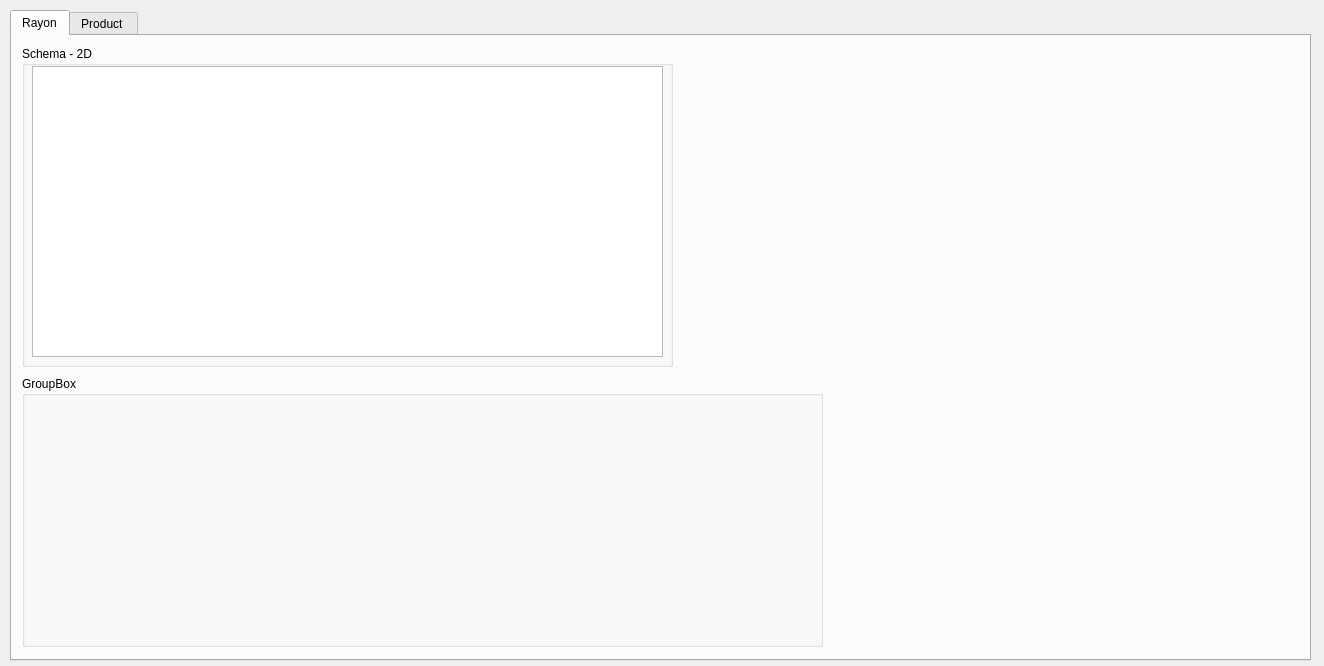
<?xml version="1.0" encoding="UTF-8"?>
<ui version="4.0">
 <class>Ray</class>
 <widget class="QWidget" name="Ray">
  <property name="geometry">
   <rect>
    <x>0</x>
    <y>0</y>
    <width>1324</width>
    <height>666</height>
   </rect>
  </property>
  <property name="windowTitle">
   <string>Ray</string>
  </property>
  <widget class="QTabWidget" name="tabWidget">
   <property name="geometry">
    <rect>
     <x>10</x>
     <y>10</y>
     <width>1301</width>
     <height>651</height>
    </rect>
   </property>
   <property name="currentIndex">
    <number>0</number>
   </property>
   <widget class="QWidget" name="tab">
    <attribute name="title">
     <string>Rayon</string>
    </attribute>
    <widget class="QGroupBox" name="groupBox_5">
     <property name="geometry">
      <rect>
       <x>10</x>
       <y>10</y>
       <width>651</width>
       <height>321</height>
      </rect>
     </property>
     <property name="title">
      <string>Schema - 2D </string>
     </property>
     <widget class="QTableView" name="tableView">
      <property name="geometry">
       <rect>
        <x>10</x>
        <y>20</y>
        <width>631</width>
        <height>291</height>
       </rect>
      </property>
     </widget>
    </widget>
    <widget class="QGroupBox" name="groupBox_6">
     <property name="geometry">
      <rect>
       <x>10</x>
       <y>340</y>
       <width>801</width>
       <height>271</height>
      </rect>
     </property>
     <property name="title">
      <string>GroupBox</string>
     </property>
    </widget>
   </widget>
   <widget class="QWidget" name="tab_2">
    <attribute name="title">
     <string>Product </string>
    </attribute>
    <widget class="QGroupBox" name="groupBox">
     <property name="geometry">
      <rect>
       <x>10</x>
       <y>10</y>
       <width>951</width>
       <height>80</height>
      </rect>
     </property>
     <property name="title">
      <string>Tools</string>
     </property>
     <widget class="QWidget" name="horizontalLayoutWidget">
      <property name="geometry">
       <rect>
        <x>10</x>
        <y>30</y>
        <width>391</width>
        <height>41</height>
       </rect>
      </property>
      <layout class="QHBoxLayout" name="horizontalLayout">
       <item>
        <widget class="QLineEdit" name="lineEdit">
         <property name="text">
          <string>Search By ID</string>
         </property>
        </widget>
       </item>
       <item>
        <widget class="QLabel" name="label">
         <property name="text">
          <string>Or</string>
         </property>
        </widget>
       </item>
       <item>
        <widget class="QLineEdit" name="lineEdit_2">
         <property name="text">
          <string>Search By Name</string>
         </property>
        </widget>
       </item>
      </layout>
     </widget>
     <widget class="QWidget" name="horizontalLayoutWidget_2">
      <property name="geometry">
       <rect>
        <x>410</x>
        <y>30</y>
        <width>531</width>
        <height>41</height>
       </rect>
      </property>
      <layout class="QHBoxLayout" name="horizontalLayout_2">
       <item>
        <widget class="QPushButton" name="Serach_Btn">
         <property name="text">
          <string>Search</string>
         </property>
        </widget>
       </item>
       <item>
        <widget class="QPushButton" name="pushButton_3">
         <property name="text">
          <string>Sort by ID</string>
         </property>
        </widget>
       </item>
       <item>
        <widget class="QPushButton" name="pushButton_4">
         <property name="text">
          <string>Sort By  Code</string>
         </property>
        </widget>
       </item>
       <item>
        <widget class="QPushButton" name="pushButton_5">
         <property name="text">
          <string>Sort By Name</string>
         </property>
        </widget>
       </item>
       <item>
        <widget class="QPushButton" name="pushButton_2">
         <property name="text">
          <string>Cancel</string>
         </property>
        </widget>
       </item>
      </layout>
     </widget>
    </widget>
    <widget class="QGroupBox" name="groupBox_3">
     <property name="geometry">
      <rect>
       <x>10</x>
       <y>450</y>
       <width>951</width>
       <height>51</height>
      </rect>
     </property>
     <property name="title">
      <string>Information </string>
     </property>
     <widget class="QWidget" name="layoutWidget">
      <property name="geometry">
       <rect>
        <x>50</x>
        <y>20</y>
        <width>881</width>
        <height>21</height>
       </rect>
      </property>
      <layout class="QHBoxLayout" name="horizontalLayout_4">
       <item>
        <widget class="QLabel" name="label_2">
         <property name="text">
          <string>Total Selling Price :</string>
         </property>
        </widget>
       </item>
       <item>
        <widget class="QLabel" name="label_3">
         <property name="text">
          <string>x</string>
         </property>
        </widget>
       </item>
       <item>
        <widget class="QLabel" name="label_4">
         <property name="text">
          <string>Number of items:</string>
         </property>
        </widget>
       </item>
       <item>
        <widget class="QLabel" name="label_5">
         <property name="text">
          <string>y</string>
         </property>
        </widget>
       </item>
       <item>
        <widget class="QLabel" name="label_13">
         <property name="text">
          <string>Total Quantity:</string>
         </property>
        </widget>
       </item>
       <item>
        <widget class="QLabel" name="label_14">
         <property name="text">
          <string>z</string>
         </property>
        </widget>
       </item>
      </layout>
     </widget>
    </widget>
    <widget class="QGroupBox" name="groupBox_2">
     <property name="geometry">
      <rect>
       <x>10</x>
       <y>90</y>
       <width>951</width>
       <height>61</height>
      </rect>
     </property>
     <property name="title">
      <string>Controls </string>
     </property>
     <widget class="QWidget" name="horizontalLayoutWidget_3">
      <property name="geometry">
       <rect>
        <x>10</x>
        <y>20</y>
        <width>931</width>
        <height>31</height>
       </rect>
      </property>
      <layout class="QHBoxLayout" name="horizontalLayout_3">
       <item>
        <widget class="QPushButton" name="Btn_Add">
         <property name="text">
          <string>ADD</string>
         </property>
        </widget>
       </item>
       <item>
        <widget class="QPushButton" name="Btn_Save">
         <property name="text">
          <string>Save</string>
         </property>
        </widget>
       </item>
       <item>
        <widget class="QPushButton" name="Btn_Del">
         <property name="text">
          <string>DELET</string>
         </property>
        </widget>
       </item>
       <item>
        <widget class="QPushButton" name="Btn_Print">
         <property name="text">
          <string>PRINT</string>
         </property>
        </widget>
       </item>
      </layout>
     </widget>
    </widget>
    <widget class="QGroupBox" name="groupBox_4">
     <property name="geometry">
      <rect>
       <x>10</x>
       <y>160</y>
       <width>951</width>
       <height>291</height>
      </rect>
     </property>
     <property name="title">
      <string>Data</string>
     </property>
     <widget class="QTableView" name="Tab_Prod">
      <property name="geometry">
       <rect>
        <x>290</x>
        <y>10</y>
        <width>651</width>
        <height>271</height>
       </rect>
      </property>
     </widget>
     <widget class="QWidget" name="formLayoutWidget">
      <property name="geometry">
       <rect>
        <x>10</x>
        <y>20</y>
        <width>271</width>
        <height>261</height>
       </rect>
      </property>
      <layout class="QFormLayout" name="formLayout">
       <item row="0" column="0">
        <widget class="QLabel" name="label_6">
         <property name="text">
          <string>Id : </string>
         </property>
        </widget>
       </item>
       <item row="0" column="1">
        <widget class="QLineEdit" name="box_id">
         <property name="readOnly">
          <bool>true</bool>
         </property>
        </widget>
       </item>
       <item row="1" column="0">
        <widget class="QLabel" name="label_7">
         <property name="text">
          <string>Code : </string>
         </property>
        </widget>
       </item>
       <item row="1" column="1">
        <widget class="QLineEdit" name="box_code"/>
       </item>
       <item row="2" column="0">
        <widget class="QLabel" name="label_8">
         <property name="text">
          <string>Item Name :</string>
         </property>
        </widget>
       </item>
       <item row="2" column="1">
        <widget class="QLineEdit" name="box_name"/>
       </item>
       <item row="3" column="0">
        <widget class="QLabel" name="label_9">
         <property name="text">
          <string>QuantityAvailable :</string>
         </property>
        </widget>
       </item>
       <item row="3" column="1">
        <widget class="QLineEdit" name="box_quantity"/>
       </item>
       <item row="4" column="0">
        <widget class="QLabel" name="label_10">
         <property name="text">
          <string>Type :</string>
         </property>
        </widget>
       </item>
       <item row="6" column="0">
        <widget class="QLabel" name="label_11">
         <property name="text">
          <string>Price :</string>
         </property>
        </widget>
       </item>
       <item row="6" column="1">
        <widget class="QLineEdit" name="box_price"/>
       </item>
       <item row="7" column="0">
        <widget class="QLabel" name="label_12">
         <property name="text">
          <string>Expiration Date :</string>
         </property>
        </widget>
       </item>
       <item row="7" column="1">
        <widget class="QDateEdit" name="dateEdit"/>
       </item>
       <item row="4" column="1">
        <layout class="QHBoxLayout" name="horizontalLayout_6">
         <item>
          <widget class="QComboBox" name="comboBox_type"/>
         </item>
         <item>
          <widget class="QPushButton" name="pushButton_6">
           <property name="text">
            <string>ADD Type</string>
           </property>
          </widget>
         </item>
        </layout>
       </item>
      </layout>
     </widget>
    </widget>
   </widget>
  </widget>
 </widget>
 <layoutdefault spacing="6" margin="11"/>
 <resources/>
 <connections/>
</ui>
